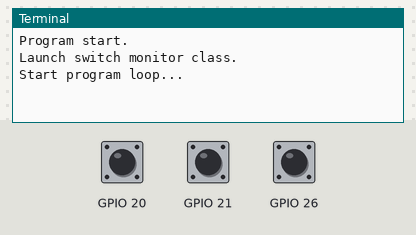
A program run on a simulated Raspberry Pi (BCM pin numbers). Parts: the last lines printed to the terminal. The test bench sets the inputs (shaded band); at power-on: GPIO 21 HIGH, GPIO 26 HIGH, GPIO 20 HIGH.

Above: at 1.2 s.
1.3 s: GPIO 21 pulled LOW for 0.15 s
At 2.5 s:
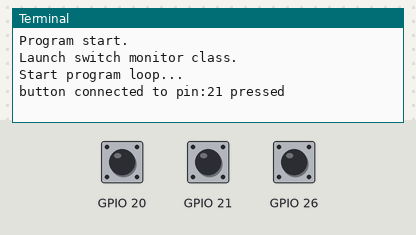
2.9 s: GPIO 26 pulled LOW for 0.15 s
At 3.8 s:
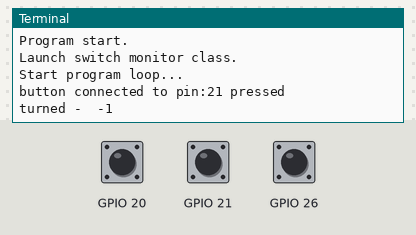

Measured:
- after the input at 1.3 s, the terminal: prints a new line at once (image 1)
- after the input at 2.9 s, the terminal: prints a new line at once (image 2)

The program:

KY040.py
```python
"""
KY040 Python Class
Martin O'Hanlon
stuffaboutcode.com

Additional code added by Conrad Storz 2015 and 2016
Converted to python3 by Manuel Planton 2019
"""

import RPi.GPIO as GPIO
from time import sleep


class KY040:

    CLOCKWISE = 1
    ANTICLOCKWISE = -1
    DEBOUNCE = 10 # change debounce time for optimal debounce behavior

    def __init__(self, clockPin, dataPin, switchPin, rotaryCallback, switchCallback):
        #persist values
        self.clockPin = clockPin
        self.dataPin = dataPin
        self.switchPin = switchPin
        self.rotaryCallback = rotaryCallback
        self.switchCallback = switchCallback

        #setup pins
        GPIO.setup(clockPin, GPIO.IN, pull_up_down=GPIO.PUD_UP)
        GPIO.setup(dataPin, GPIO.IN, pull_up_down=GPIO.PUD_UP)
        GPIO.setup(switchPin, GPIO.IN, pull_up_down=GPIO.PUD_UP)

    def start(self):
        GPIO.add_event_detect(self.clockPin, GPIO.FALLING, callback=self._clockCallback, bouncetime=self.DEBOUNCE)
        GPIO.add_event_detect(self.switchPin, GPIO.FALLING, callback=self.switchCallback, bouncetime=self.DEBOUNCE)

    def stop(self):
        GPIO.remove_event_detect(self.clockPin)
        GPIO.remove_event_detect(self.switchPin)

    def _clockCallback(self, pin):
        if GPIO.input(self.clockPin) == 0:
            data = GPIO.input(self.dataPin)
            if data == 1:
                self.rotaryCallback(self.ANTICLOCKWISE)
            else:
                self.rotaryCallback(self.CLOCKWISE)


    def _switchCallback(self, pin):
        self.switchCallback()

#test
if __name__ == "__main__":

    print('Program start.')

    CLOCKPIN = 26
    DATAPIN = 20
    SWITCHPIN = 21

    def rotaryChange(direction):
        print("turned - ", str(direction))
    def switchPressed(pin):
        print("button connected to pin:{} pressed".format(pin))

    GPIO.setmode(GPIO.BCM)
    ky040 = KY040(CLOCKPIN, DATAPIN, SWITCHPIN, rotaryChange, switchPressed)

    print('Launch switch monitor class.')

    ky040.start()
    print('Start program loop...')
    try:
        while True:
            sleep(10)
            print('Ten seconds...')
    finally:
        print('Stopping GPIO monitoring...')
        ky040.stop()
        GPIO.cleanup()
        print('Program ended.')
```
